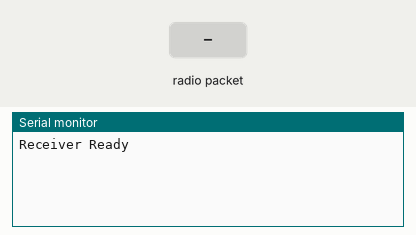
The sketch below on a simulated Arduino Uno, built with avr-gcc and run on an emulated ATmega328P. Parts: the last lines printed to the serial monitor. Inputs (shaded band) come from the test bench. No radio packets arrive unless stated.

Above: at 1.2 s.
1.3 s: radio packet "1" arrives
At 2.5 s:
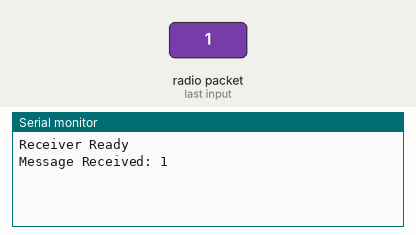
2.8 s: radio packet "0" arrives
At 3.8 s:
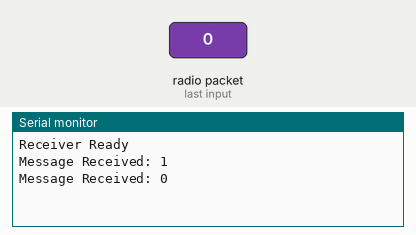
4.3 s: radio packet "2" arrives
At 4.9 s:
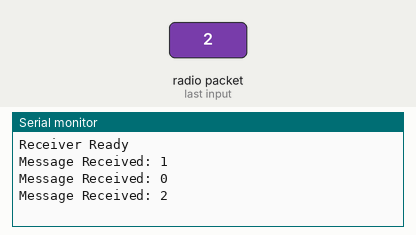

The sketch:

receiver.ino
```cpp
#include <RH_ASK.h>
#include <SPI.h>

RH_ASK driver;

// data pin to digital pin 11

void setup() {

    if (!driver.init()) {
        Serial.println("Initialization failed");
        while (1);
    }
    Serial.begin(9600);
    Serial.println("Receiver Ready");
}

void loop() {
    uint8_t buf[RH_ASK_MAX_MESSAGE_LEN];
    uint8_t buflen = sizeof(buf);

    if (driver.recv(buf, &buflen)) {
        buf[buflen] = '\0';
        Serial.print("Message Received: ");
        Serial.println((char *)buf);
    }
}

//reciver code
```

Measured:
- after the input at 1.3 s, the serial monitor: prints a new line at once (image 1)
- after the input at 2.8 s, the serial monitor: prints a new line at once (image 2)
- after the input at 4.3 s, the serial monitor: prints a new line at once (image 3)
